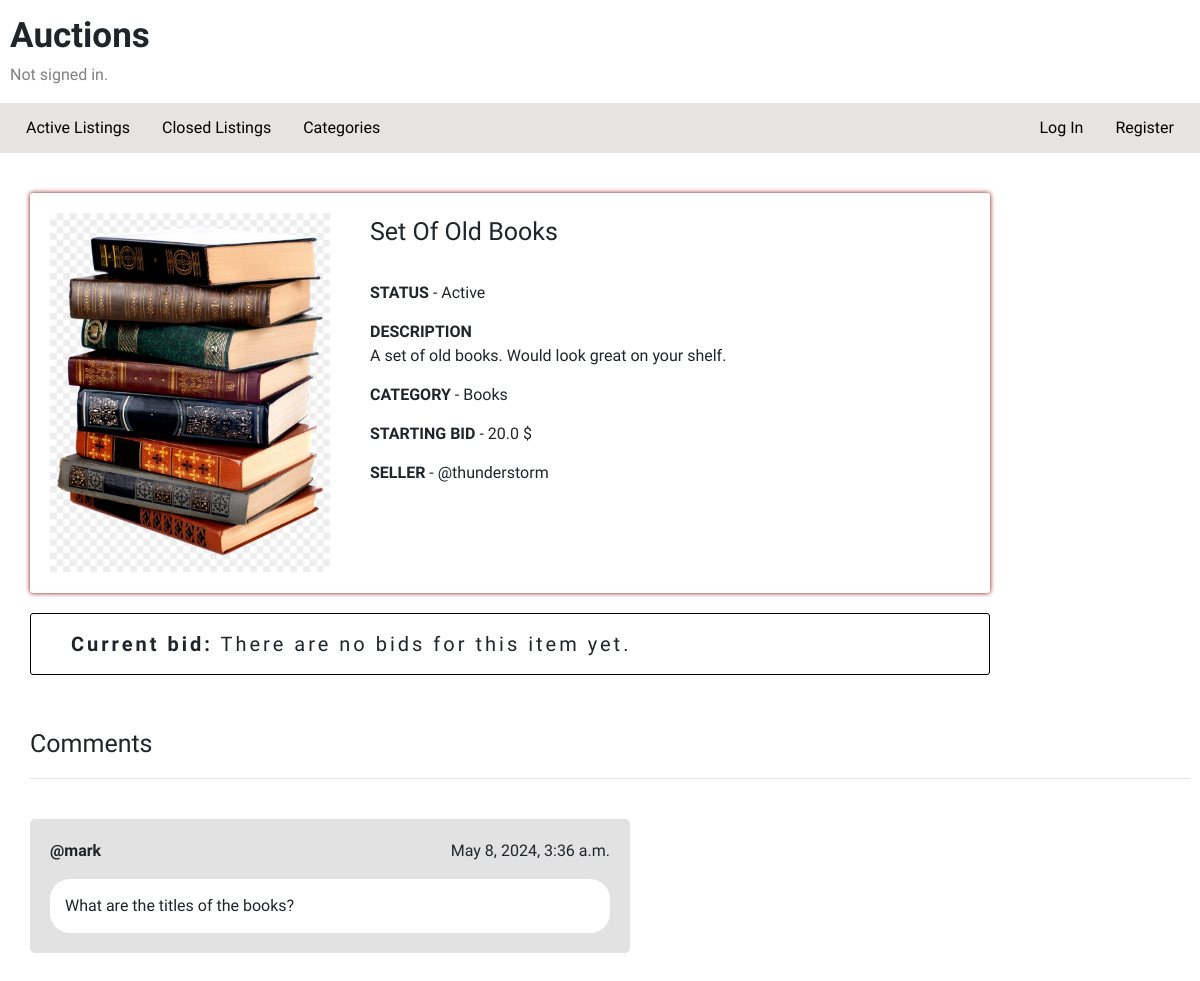
The page /35 on the database its author committed.
### auctions/models.py (models this page shows, shortened)
class Listing(models.Model):
    object_name = models.CharField(max_length=50)
    description = models.CharField(max_length=600, blank=True, null=True)
    image = models.ImageField(upload_to='listings_images', blank=True)
    created_at = models.DateTimeField(auto_now_add=True)
    created_by = models.ForeignKey(User, related_name='listings', on_delete=models.CASCADE)
    is_closed = models.BooleanField(default=False)
    starting_bid = models.FloatField(validators=[validate_min_price])
    category = models.ForeignKey(Category, on_delete=models.CASCADE, related_name='listings')

class Category(models.Model):
    name = models.CharField(max_length=50)
    class Meta:
        ordering = ('name',)
        verbose_name_plural = 'Categories'
    def __str__(self):
        return self.name.title()

class User(AbstractUser):
    id = models.BigAutoField(primary_key=True)
    first_name = models.CharField(max_length=40)
    last_name = models.CharField(max_length=40)
    gender_choices = models.TextChoices("Gender", "Male Female None")
    gender = models.CharField(choices=gender_choices, max_length=10)

class Comment(models.Model):
    user = models.ForeignKey(User, on_delete=models.CASCADE, default=None)
    comment_body = models.CharField(max_length=500, default=None)
    listing = models.ForeignKey(Listing, on_delete=models.CASCADE, default=None)
    created_at = models.DateTimeField(default=timezone.now)
    class Meta:
        ordering = ['-created_at']

### auctions/views.py (the view)
# urls.py: path("<int:listing_id>", views.listingDetails, name="detail"),
def listingDetails(request, listing_id):
    listing = get_object_or_404(Listing, pk=listing_id)
    current_bid = Bid.objects.filter(listing=listing).order_by("-amount").first
    comments = Comment.objects.filter(listing=listing)
    form = NewComment()
    if request.user.is_authenticated:
        listing_in_watchlist = Watchlist.objects.filter(user=request.user, listing=listing).exists()
    else:
        listing_in_watchlist = False
    return render(request, "auctions/detail.html", {
        "listing": listing,
        "listing_in_watchlist": listing_in_watchlist,
        "current_bid": current_bid,
        "comment_form": form,
        "comments": comments
    })

### auctions/templates/auctions/detail.html (shortened to what this page needs)
{% extends "auctions/layout.html" %}
{% block body %}
    <div class="">
        <div class="item-details-container">
            <img class="listing-image" src="{{ listing.image.url }}" alt="">
            <div class="item-details-description">
                <p class="listing-title">{{ listing.object_name.title }}</p>
                <div>
                    <span class="key-ph">STATUS</span> - {% if listing.is_closed %}Closed{% else %}Active{% endif %}
                </div>
                <div>
                    <span class="key-ph">DESCRIPTION</span>
                    <br>
                    {{ listing.description }}
                </div>
                <div>
                    <span class="key-ph">CATEGORY</span> - {{ listing.category }}
                </div>
                <div>
                    <span class="key-ph">STARTING BID</span> - {{ listing.starting_bid }} $
                </div>
                <div>
                    <span class="key-ph">SELLER</span> - @{{ listing.created_by }}
                </div>
            </div>
        </div>
        {% if listing.is_closed == False %}
        <div class="bid1-div">
            <p style="margin: 0;"><strong>Current bid:</strong>
                {% if current_bid %}{{ current_bid.amount }} ${% else %}There are no bids for this item yet.{% endif %}</p>
        </div>
        {% endif %}
        {% if comments %}
            <p class="subtitle-ph" style="margin-left: 20px;
            margin-top: 50px;
            ">Comments</p>
            <hr style="margin-left: 20px;">
            <div class="comms-history-div">
                {% for comment in comments %}
                    <div class="comm13">
                        <div style="display: flex;
                        justify-content: space-between;">
                            <p style="font-weight: 600;">@{{ comment.user }}</p>
                            <p>{{ comment.created_at }}</p>
                        </div>
                        <div class="she-said">{{ comment.comment_body }}</div>
                    </div>
                {% endfor %}
            </div>
        {% endif %}
    </div>
{% endblock %}

### auctions/static/auctions/styles.css (style rules this page uses)
body { padding: 10px; font-family: "Exo", Helvetica, sans-serif; }
.subtitle-ph { font-size: 25px; }
.listing-image { width: 100%; height: 50vh; object-fit: contain; padding: 20px; }
.listing-title { font-weight: 500; font-size: 25px; }
.key-ph { font-weight: 600; }
.item-details-container { box-shadow: 0px 0px 5px rgb(133, 0, 0); border-radius: 3px; display: grid; grid-template-columns: 1fr 2fr; width: 80vw; margin: 40px 20px; }
.item-details-description { display: flex; flex-direction: column; row-gap: 15px; padding: 20px; }
.bid1-div { border: 1px solid black; border-radius: 3px; margin-left: 20px; margin-top: -20px; margin-bottom: 20px; padding: 15px 40px; display: flex; justify-content: space-between; align-items: center; font-size: 20px; letter-spacing: 3px; width: 80vw; }
.comms-history-div { margin: 40px 0 50px 20px; display: flex; flex-direction: column; row-gap: 15px; }
.comm13 { background-color: rgb(226, 226, 226); border-radius: 5px; width: 50vw; padding: 20px; }
.she-said { background-color: white; border-radius: 20px; padding: 15px; }

### rows shown on the page
Listing: image (picture), object_name "Set Of Old Books", description "A set of old books. Would look great on your shelf.", category "Books", starting_bid "20.0", created_by "thunderstorm"
Comment: user "mark", created_at "May 8, 2024, 3:36 a.m.", comment_body "What are the titles of the books?"
